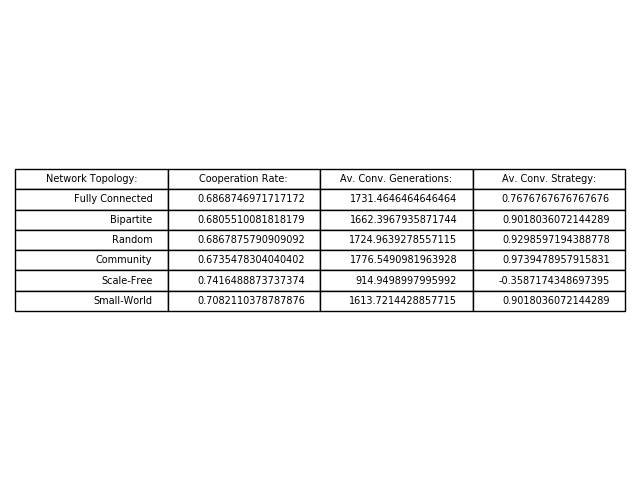

The script that saved this image:
import numpy as np
import pandas as pd
import matplotlib.pyplot as plt

fig, ax = plt.subplots()

fig.patch.set_visible(False)
ax.axis('off')
ax.axis('tight')

data = np.array([["Fully Connected", "0.6868746971717172", "1731.4646464646464", "0.7676767676767676"],
                 ["Bipartite", "0.6716408581818182", "1698.5951903807616", "1.062124248496994"],
                 ["Random", "0.6867875790909092", "1724.9639278557115", "0.9298597194388778"],
                 ["Community", "0.6735478304040402", "1776.5490981963928", "0.9739478957915831"],
                 ["Scale-Free", "0.7416488873737374", "914.9498997995992", "-0.3587174348697395"],
                 ["Small-World", "0.7082110378787876", "1613.7214428857715", "0.9018036072144289"]])
df = pd.DataFrame(data, columns=["Network Topology:", "Cooperation Rate:", "Av. Conv. Generations:", "Av. Conv. Strategy:"])

ax.table(cellText=df.values, colLabels=df.columns, loc='center')

fig.tight_layout()

plt.savefig('graphs/coop_table')